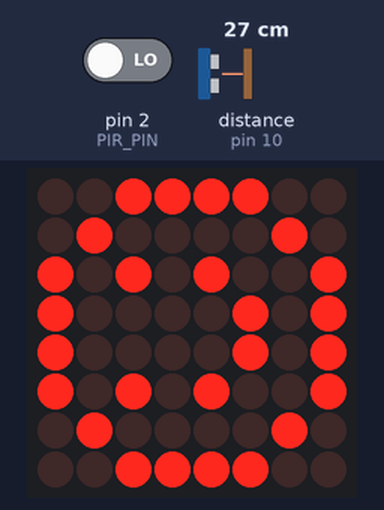
This sketch was run on a simulated Arduino Uno, built with avr-gcc and run on an emulated ATmega328P. On the bench: 8×8 LED matrix. Wiring (inferred from the names in the program): ultrasonic range finder: trigger pin 9; echo pin 10. The test bench sets the inputs (shaded band); at power-on: distance to the obstacle (sensor on pin 10) 80 cm, pin 2 (PIR_PIN) LOW. The echo pulse lasts 58.3 µs per cm; what the sketch prints to the serial monitor is not drawn.

1.3 s: distance to the obstacle (sensor on pin 10) set to 34 cm
2.8 s: distance to the obstacle (sensor on pin 10) set to 27 cm
Above: at 3.4 s.
Timing chart, 0 to 5.8 s (numbered marks = the images above; inputs shaded):
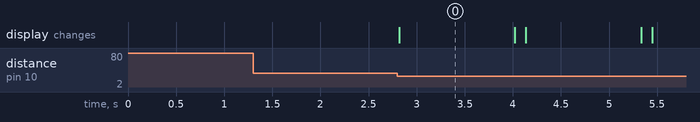

The sketch:

stefan.ino
```cpp
#include <LedControl.h>

const int DIN_PIN = 13;
const int CS_PIN = 11;
const int CLK_PIN = 12;

const uint64_t IMAGE = 0x3c4295a1a195423c;

LedControl display = LedControl(DIN_PIN, CLK_PIN, CS_PIN);

#define TRIG_PIN 9
#define ECHO_PIN 10
#define PIR_PIN 2

long duration, distance; // variables for ultrasonic sensor
int pirState = LOW; // variable to store the PIR sensor state

void setup() {
  Serial.begin(9600);
  display.clearDisplay(0);
  display.shutdown(0, false);
  display.setIntensity(0, 1);
  pinMode(TRIG_PIN, OUTPUT);
  pinMode(ECHO_PIN, INPUT);
  pinMode(PIR_PIN, INPUT);
}

void displayImage(uint64_t image) {
  for (int i = 0; i < 8; i++) {
    byte row = (image >> i * 8) & 0xFF;
    for (int j = 0; j < 8; j++) {
      display.setLed(0, i, j, bitRead(row, j));
    }
  }
}

void loop() {
  // Read the PIR sensor state
  pirState = digitalRead(PIR_PIN);

  // Ultrasonic sensor detection
  digitalWrite(TRIG_PIN, LOW);
  delayMicroseconds(2);
  digitalWrite(TRIG_PIN, HIGH);
  delayMicroseconds(10);
  digitalWrite(TRIG_PIN, LOW);
  duration = pulseIn(ECHO_PIN, HIGH);
  distance = duration * 0.034 / 2;

  // Check if either sensor detects an obstacle
  if (pirState == HIGH) {
    Serial.println("PIR sensor detected an obstacle");
    displayImage(IMAGE); // Display the image
    delay(1200);
    display.clearDisplay(0);
    delay(100); // Delay between sensor detection and image display
  } else if (distance < 30 && distance > 0) {
    Serial.println("Ultrasonic sensor detected an obstacle");
    displayImage(IMAGE); // Display the image
    delay(1200);
    display.clearDisplay(0);
    delay(100); // Delay between sensor detection and image display
  } else {
    Serial.println("No obstacle detected");
    delay(100); // Adjust delay time if needed
  }
}
```

Measured:
- after the input at 1.3 s, every drawn part: stays the same
- after the input at 2.8 s, the display: changes at once (image 0)
- what the display in image 0 shows lasts 1.2 s, from 2.8 s to 4.0 s
